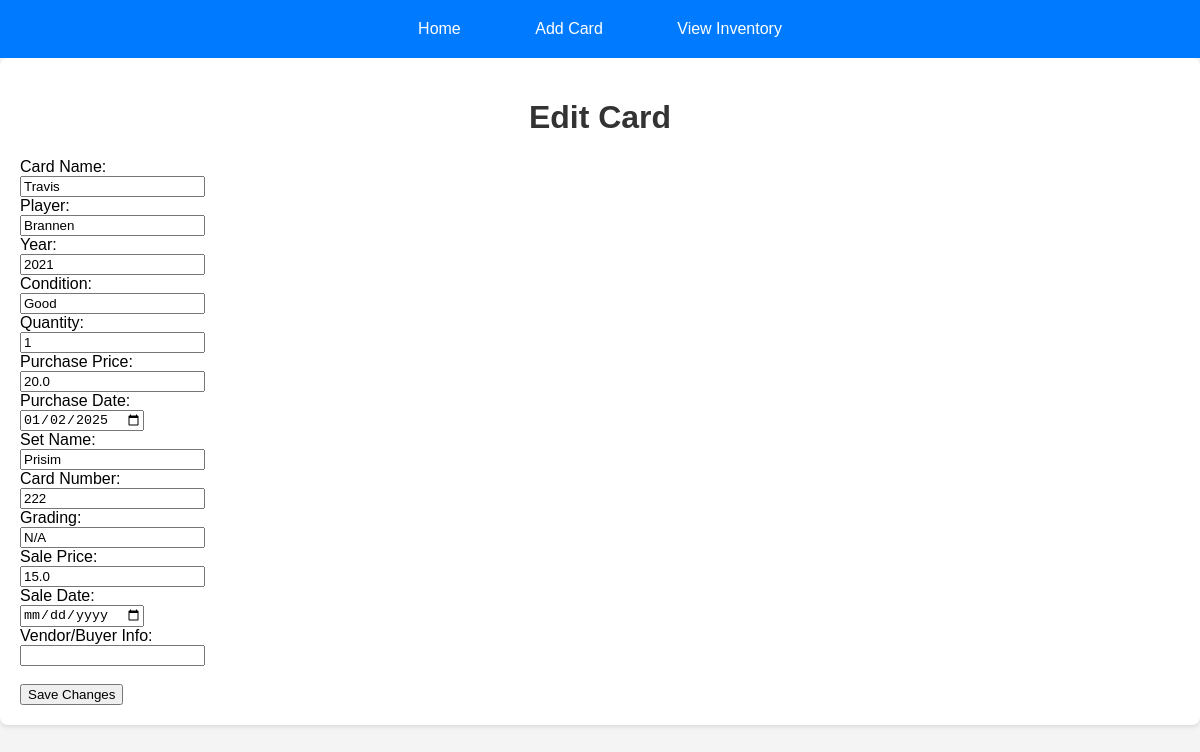
Screenshot of /edit/5 with the database file from the repository.
### tables this page shows
CREATE TABLE inventory (
            id INTEGER PRIMARY KEY AUTOINCREMENT,
            card_name TEXT NOT NULL,
            player TEXT,
            year INTEGER,
            condition TEXT,
            quantity INTEGER DEFAULT 1,
            purchase_price REAL,
            purchase_date TEXT,
            set_name TEXT,
            card_number TEXT,
            grading TEXT,
            sale_price REAL,
            sale_date TEXT,
            vendor_or_buyer TEXT
        );

### CardInventory.py (the view, shortened to what this page needs)
@app.route('/edit/<int:id>', methods=['GET', 'POST'])
def edit_card(id):
    conn = sqlite3.connect('inventory.db')
    cursor = conn.cursor()
    cursor.execute('SELECT * FROM inventory WHERE id = ?', (id,))
    card = cursor.fetchone()
    conn.close()
    return render_template('edit_card.html', card=card)

### Templates/edit_card.html (shortened to what this page needs)
{% extends "base.html" %}
{% block content %}
<h1>Edit Card</h1>
<form method="POST">
    <label>Card Name:</label><br>
    <input type="text" name="card_name" value="{{ card[1] }}" required><br>
    <label>Player:</label><br>
    <input type="text" name="player" value="{{ card[2] }}"><br>
    <label>Year:</label><br>
    <input type="number" name="year" value="{{ card[3] }}"><br>
    <label>Condition:</label><br>
    <input type="text" name="condition" value="{{ card[4] }}"><br>
    <label>Quantity:</label><br>
    <input type="number" name="quantity" value="{{ card[5] }}"><br>
    <label>Purchase Price:</label><br>
    <input type="number" name="purchase_price" step="0.01" value="{{ card[6] }}"><br>
    <label>Purchase Date:</label><br>
    <input type="date" name="purchase_date" value="{{ card[7] }}"><br>
    <label>Set Name:</label><br>
    <input type="text" name="set_name" value="{{ card[8] }}"><br>
    <label>Card Number:</label><br>
    <input type="text" name="card_number" value="{{ card[9] }}"><br>
    <label>Grading:</label><br>
    <input type="text" name="grading" value="{{ card[10] }}"><br>
    <label>Sale Price:</label><br>
    <input type="number" name="sale_price" step="0.01" value="{{ card[11] }}"><br>
    <label>Sale Date:</label><br>
    <input type="date" name="sale_date" value="{{ card[12] }}"><br>
    <label>Vendor/Buyer Info:</label><br>
    <input type="text" name="vendor_or_buyer" value="{{ card[13] }}"><br><br>
    <button type="submit">Save Changes</button>
</form>
{% endblock %}

### Static/styles.css (style rules this page uses)
body { font-family: Arial, sans-serif; background-color: #f4f4f4; margin: 0; padding: 0; }
h1, h2 { text-align: center; color: #333; }

### rows the page displays
inventory: card_name "Travis", player "Brannen", year "2021", condition "Good", quantity "1", purchase_price "20.0", purchase_date "01/02/2025", set_name "Prisim", card_number "222", grading "N/A", sale_price "15.0"
